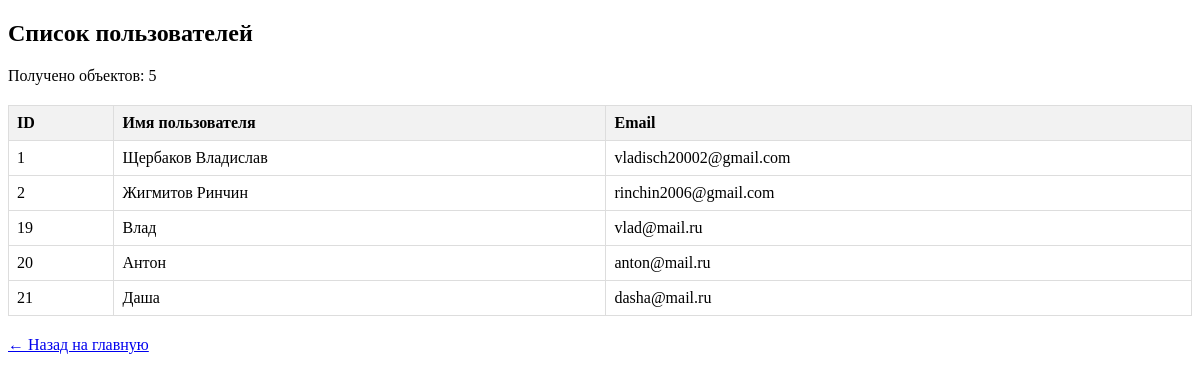
The app's page /view_users.php with its own data.
### tables this page shows
CREATE TABLE `user` (
  `user_id` int NOT NULL,
  `username` varchar(255) NOT NULL,
  `login` varchar(255) NOT NULL,
  `password` varchar(255) NOT NULL,
  `email` varchar(255) NOT NULL,
  `role` enum('user','admin','moderator') DEFAULT 'user',
  `status` enum('active','blocked') NOT NULL DEFAULT 'active',
  `phone` varchar(20) DEFAULT NULL,
  `birthdate` date DEFAULT NULL,
  `remember_token` varchar(64) DEFAULT NULL,
  `token_expires` datetime DEFAULT NULL,
  `avatar` varchar(255) DEFAULT NULL
);

### view_users.php (the view, shortened to what this page needs)
<!DOCTYPE html>
<html lang="ru">
<head>
</head>
<body>
    <h2>Список пользователей</h2>
    <?php
    require_once('connect_db.php');
    $sql = "SELECT * FROM user";
    $result = $link->query($sql);
    if ($result === false) {
        echo '<p class="error">Ошибка выполнения запроса: ' . htmlspecialchars($link->error) . '</p>';
    } else {
        if ($result->num_rows > 0) {
            $rowsCount = $result->num_rows;
            echo "<p>Получено объектов: $rowsCount</p>";
            echo '<table class="user-table">';
            echo '<thead><tr><th>ID</th><th>Имя пользователя</th><th>Email</th></tr></thead>';
            echo '<tbody>';
            while ($row = $result->fetch_assoc()) {
                echo '<tr class="user-row">';
                echo '<td>' . htmlspecialchars((string) $row['user_id']) . '</td>';
                echo '<td>' . htmlspecialchars((string) $row['username']) . '</td>';
                echo '<td>' . htmlspecialchars((string) $row['email']) . '</td>';
                echo '</tr>';
            }
            echo '</tbody></table>';
        } else {
            echo '<p>В базе данных нет пользователей.</p>';
        }
    }
    ?>
    <p class="back-link"><a href="../index.php">← Назад на главную</a></p>
</body>
</html>

### view_users.php (style rules this page uses)
.user-table { width: 100%; border-collapse: collapse; margin: 20px 0; }
.user-table th, .user-table td { border: 1px solid #ddd; padding: 8px; text-align: left; }
.user-table th { background-color: #f2f2f2; }

### records on screen
user: user_id "1", username "Щербаков Владислав", email "vladisch20002@gmail.com"
user: user_id "2", username "Жигмитов Ринчин", email "rinchin2006@gmail.com"
user: user_id "19", username "Влад", email "vlad@mail.ru"
user: user_id "20", username "Антон", email "anton@mail.ru"
user: user_id "21", username "Даша", email "dasha@mail.ru"

### other values on screen
$rowsCount "5"
